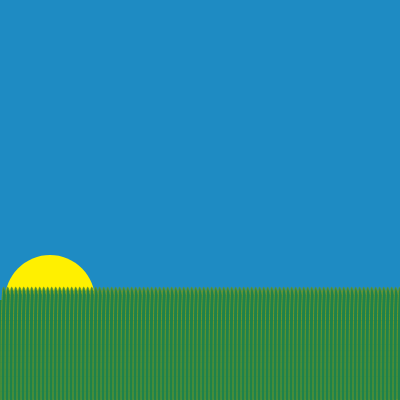
Frame 1 (no input)
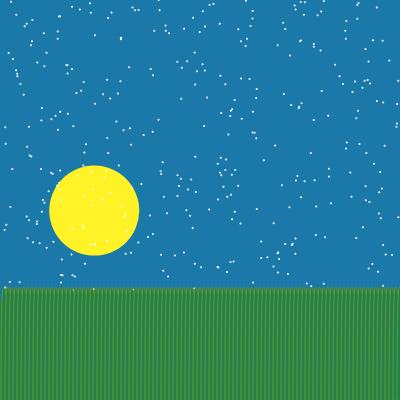
Frame 60 (no input)
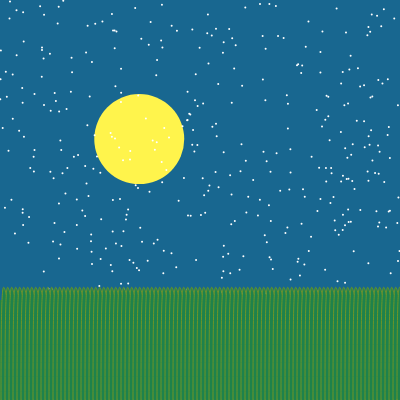
Frame 120 (the mouse pressed at the canvas centre since frame 60)

The p5.js sketch that drew these frames (run headless with seeded random() and noise() and a simulated clock; from frame 60 on, the mouse is pressed at the canvas centre):

// p5.js sketch
// ── sketch.js
let time = 0;

function setup() {
  createCanvas(400, 400);
}

function draw() {
  
//   This is the changing background that changes color once the sun switches to the moon.
  
  let backgroundColor = lerpColor(color(30, 139, 195), color(10, 19, 22), time);
  background(backgroundColor);
  
// This is the sun and its movement across the canvas
  
  let transition = PI * time;
  let xaxis = map(time, 0, 1, 50, 350);
  let yaxis = 300 - 200 * sin(transition);
  
// This is the transition that will occur
  
  let suntomooncolor = lerpColor(color(255, 240, 0), color(255), time);
  fill(suntomooncolor);
  noStroke();
  ellipse(xaxis, yaxis, 90, 90);
  
  
//   This is the portion of the moon that is shown to signifiy the nighttime
  if (time > 0.5) {
    fill(backgroundColor);
    ellipse(xaxis - -20, yaxis, 60, 60);
  }
  
  
  if (time > 0.06) {
    fill(255);
// These are the shimmering stars in the background
    for(let yoyo = 0; yoyo < 500; yoyo++) {
      ellipse(random(width), random (400), 2, 2)
      
    }
  }
  
  // This is the grass infront of the background
// It is colored green
  fill(30, 130, 76);
  rect(0, 300, width, 100);
// It is meant to take up the bottom portion of the canvas.
  
// This is the grass
  
  beginShape()
  stroke(110, 150, 40);
  for (let grass = 1;
      grass < width;
      grass += 4) {
    bezier(grass, 400, grass, 210, grass + 4, 320, grass + 12, 310);
  }
  endShape(CLOSE);
  
  time += 0.0025;
  if (time > 1) time = 0;
  
  
}
